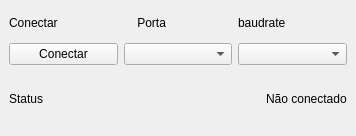
<?xml version="1.0" encoding="UTF-8"?>
<ui version="4.0">
 <class>ConnectArduino</class>
 <widget class="QMainWindow" name="ConnectArduino">
  <property name="geometry">
   <rect>
    <x>0</x>
    <y>0</y>
    <width>356</width>
    <height>136</height>
   </rect>
  </property>
  <property name="maximumSize">
   <size>
    <width>356</width>
    <height>136</height>
   </size>
  </property>
  <property name="windowTitle">
   <string>Conexão com o Arduino</string>
  </property>
  <widget class="QWidget" name="centralwidget">
   <layout class="QGridLayout" name="gridLayout_8">
    <item row="0" column="0">
     <layout class="QGridLayout" name="gridLayout_7">
      <item row="0" column="1">
       <layout class="QGridLayout" name="gridLayout_4">
        <item row="2" column="0">
         <widget class="QComboBox" name="comboBox_port"/>
        </item>
        <item row="1" column="0">
         <widget class="QLabel" name="label_port">
          <property name="text">
           <string>    Porta</string>
          </property>
         </widget>
        </item>
       </layout>
      </item>
      <item row="0" column="0">
       <layout class="QGridLayout" name="gridLayout_6">
        <item row="0" column="0">
         <widget class="QLabel" name="label_conn">
          <property name="text">
           <string>Conectar</string>
          </property>
         </widget>
        </item>
        <item row="1" column="0">
         <widget class="QPushButton" name="Button_connenct">
          <property name="text">
           <string>Conectar</string>
          </property>
         </widget>
        </item>
       </layout>
      </item>
      <item row="0" column="2">
       <layout class="QGridLayout" name="gridLayout_5">
        <item row="0" column="0">
         <widget class="QLabel" name="label_baudrate">
          <property name="text">
           <string>baudrate</string>
          </property>
         </widget>
        </item>
        <item row="1" column="0">
         <widget class="QComboBox" name="comboBox_baud"/>
        </item>
       </layout>
      </item>
      <item row="1" column="0" colspan="3">
       <layout class="QGridLayout" name="gridLayout_3">
        <item row="0" column="0">
         <widget class="QLabel" name="label_info">
          <property name="text">
           <string>Status</string>
          </property>
         </widget>
        </item>
        <item row="0" column="1">
         <spacer name="horizontalSpacer">
          <property name="orientation">
           <enum>Qt::Horizontal</enum>
          </property>
          <property name="sizeHint" stdset="0">
           <size>
            <width>40</width>
            <height>20</height>
           </size>
          </property>
         </spacer>
        </item>
        <item row="0" column="2">
         <widget class="QLabel" name="label_status">
          <property name="text">
           <string>Não conectado</string>
          </property>
         </widget>
        </item>
       </layout>
      </item>
     </layout>
    </item>
   </layout>
  </widget>
 </widget>
 <resources/>
 <connections/>
</ui>
